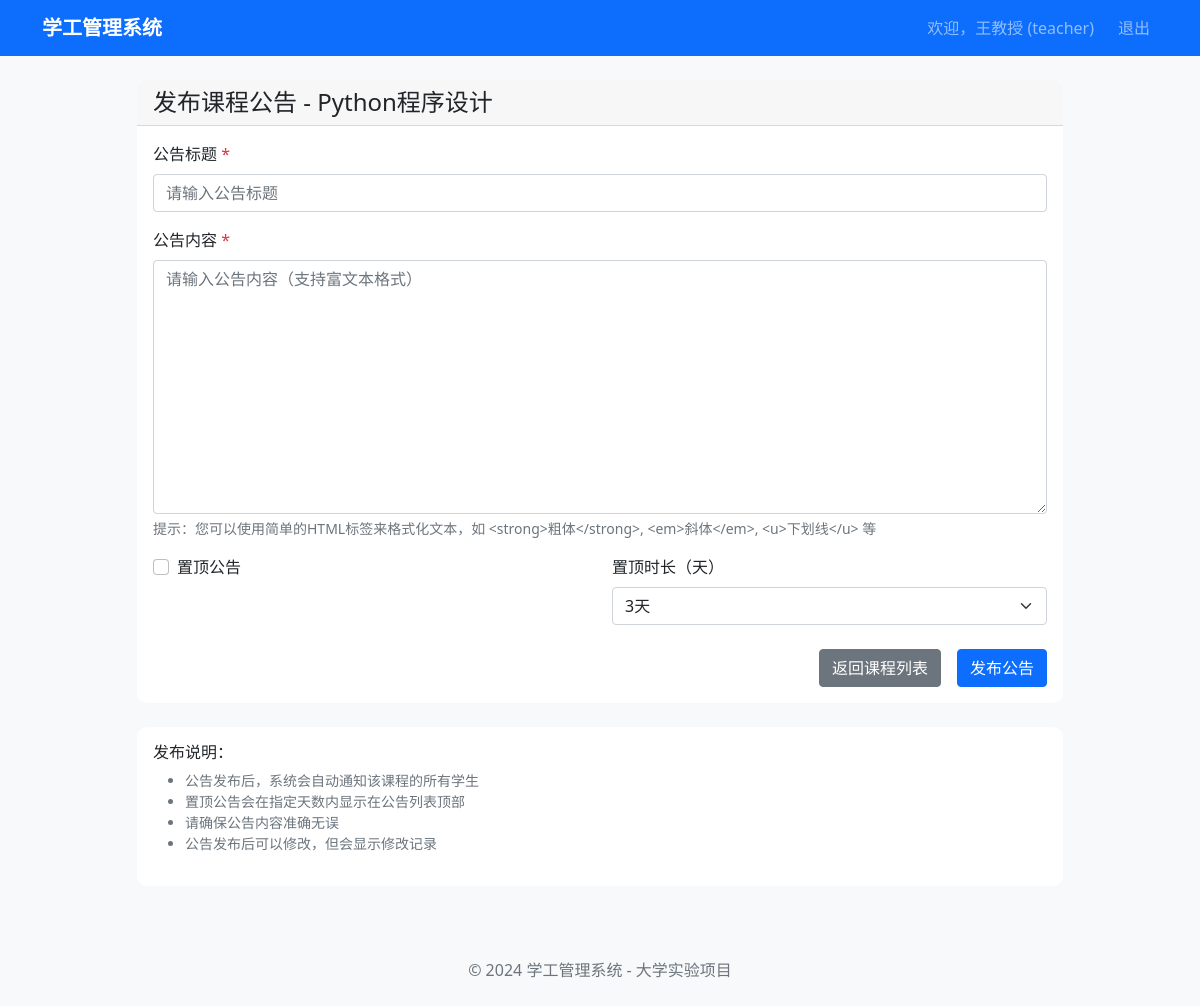
The app's page /teacher/announcement/1 (signed in) with its own data.
### models.py (models this page shows, shortened)
class User(UserMixin, db.Model):
    __tablename__ = 'users'
    id = db.Column(db.Integer, primary_key=True)
    username = db.Column(db.String(64), unique=True, nullable=False, index=True)
    email = db.Column(db.String(120), unique=True, nullable=False, index=True)
    password_hash = db.Column(db.String(128))
    role = db.Column(db.String(20), nullable=False)  # student, teacher, counselor
    real_name = db.Column(db.String(64), nullable=False)
    class_id = db.Column(db.Integer, db.ForeignKey('classes.id'))
    created_at = db.Column(db.DateTime, default=datetime.utcnow)
    def is_teacher(self):
        return self.role == 'teacher'

class Course(db.Model):
    __tablename__ = 'courses'
    id = db.Column(db.Integer, primary_key=True)
    course_code = db.Column(db.String(32), unique=True, nullable=False)
    course_name = db.Column(db.String(128), nullable=False)
    teacher_id = db.Column(db.Integer, db.ForeignKey('users.id'), nullable=False)
    class_id = db.Column(db.Integer, db.ForeignKey('classes.id'), nullable=False)
    credit = db.Column(db.Integer, default=2)
    grades_saved = db.Column(db.Boolean, default=False)  # 成绩是否已保存
    grades_submitted = db.Column(db.Boolean, default=False)  # 新增：成绩是否已提交
    grades_submitted_at = db.Column(db.DateTime)  # 新增：成绩提交时间
    created_at = db.Column(db.DateTime, default=datetime.utcnow)
    teacher = db.relationship('User', backref='courses_teaching', foreign_keys=[teacher_id])

### routes/teacher.py (the view, shortened to what this page needs)
@teacher_bp.route('/announcement/<int:course_id>', methods=['GET', 'POST'])
@login_required
def announcement_edit(course_id):
    if not current_user.is_teacher():
        flash('无权访问此页面', 'danger')
        return redirect(url_for('auth.login'))
    course = Course.query.get_or_404(course_id)
    if course.teacher_id != current_user.id:
        flash('无权管理此课程', 'danger')
        return redirect(url_for('teacher.course_manage'))
    return render_template('teacher/announcement_edit.html', course=course)

### templates/teacher/announcement_edit.html (shortened to what this page needs)
{% extends "base.html" %}
{% block content %}
<div class="row justify-content-center">
    <div class="col-md-10">
        <div class="card">
            <div class="card-header">
                <h4 class="mb-0">发布课程公告 - {{ course.course_name }}</h4>
            </div>
            <div class="card-body">
                <form method="POST">
                    <div class="mb-3">
                        <label for="title" class="form-label">公告标题 <span class="text-danger">*</span></label>
                        <input type="text" class="form-control" id="title" name="title"
                               placeholder="请输入公告标题" required>
                    </div>
                    <div class="mb-3">
                        <label for="content" class="form-label">公告内容 <span class="text-danger">*</span></label>
                        <textarea class="form-control" id="content" name="content" rows="10"
                                  placeholder="请输入公告内容（支持富文本格式）" required></textarea>
                        <div class="form-text">
                            提示：您可以使用简单的HTML标签来格式化文本，如 &lt;strong&gt;粗体&lt;/strong&gt;, &lt;em&gt;斜体&lt;/em&gt;, &lt;u&gt;下划线&lt;/u&gt; 等
                        </div>
                    </div>
                    <div class="row mb-4">
                        <div class="col-md-6">
                            <div class="form-check">
                                <input class="form-check-input" type="checkbox" id="is_pinned" name="is_pinned">
                                <label class="form-check-label" for="is_pinned">
                                    置顶公告
                                </label>
                            </div>
                        </div>
                        <div class="col-md-6">
                            <label for="pin_duration" class="form-label">置顶时长（天）</label>
                            <select class="form-select" id="pin_duration" name="pin_duration">
                                <option value="3" selected>3天</option>
                            </select>
                        </div>
                    </div>
                    <div class="d-grid gap-2 d-md-flex justify-content-md-end">
                        <a href="{{ url_for('teacher.course_manage') }}" class="btn btn-secondary me-md-2">
                            返回课程列表
                        </a>
                        <button type="submit" class="btn btn-primary">发布公告</button>
                    </div>
                </form>
            </div>
        </div>
        <div class="card mt-4">
            <div class="card-body">
                <h6>发布说明：</h6>
                <ul class="small text-muted">
                    <li>公告发布后，系统会自动通知该课程的所有学生</li>
                    <li>置顶公告会在指定天数内显示在公告列表顶部</li>
                    <li>请确保公告内容准确无误</li>
                    <li>公告发布后可以修改，但会显示修改记录</li>
                </ul>
            </div>
        </div>
    </div>
</div>
{% endblock %}

### templates/base.html (shortened to what this page needs)
<!DOCTYPE html>
<html lang="zh-CN">
<head>
    <link href="https://cdn.jsdelivr.net/npm/bootstrap@5.1.3/dist/css/bootstrap.min.css" rel="stylesheet">
    <link href="{{ url_for('static', filename='css/style.css') }}" rel="stylesheet">
</head>
<body>
    <nav class="navbar navbar-expand-lg navbar-dark bg-primary">
        <div class="container">
            <a class="navbar-brand" href="{{ url_for('index') }}">学工管理系统</a>
            {% if current_user.is_authenticated %}
            <div class="navbar-nav ms-auto">
                <span class="navbar-text me-3">
                    欢迎，{{ current_user.real_name }} ({{ current_user.role }})
                </span>
                <a class="nav-link" href="{{ url_for('auth.logout') }}">退出</a>
            </div>
            {% endif %}
        </div>
    </nav>
    <main class="container mt-4">
        {% block content %}{% endblock %}
    </main>
    <footer class="bg-light mt-5 py-4">
        <div class="container text-center">
            <span class="text-muted">© 2024 学工管理系统 - 大学实验项目</span>
        </div>
    </footer>
</body>
</html>

### static/css/style.css (style rules this page uses)
body { background-color: #f8f9fa; }
.card { border: none; border-radius: 10px; }
.card-header { border-radius: 10px 10px 0 0 !important; }
.navbar-brand { font-weight: bold; }

### records on screen
User: real_name "王教授", role "teacher"
Course: course_name "Python程序设计"
